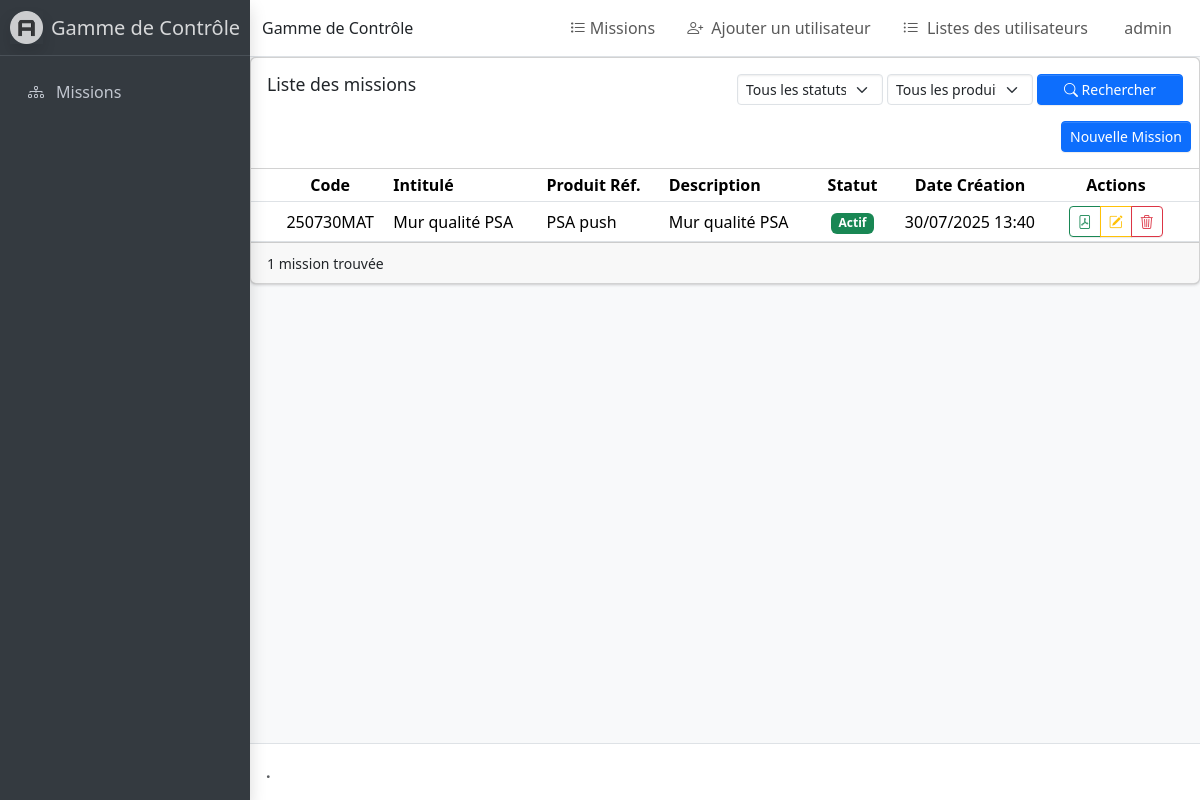
/gamme/missioncontrole/list/ (signed in), run on an earlier commit of the app's database.
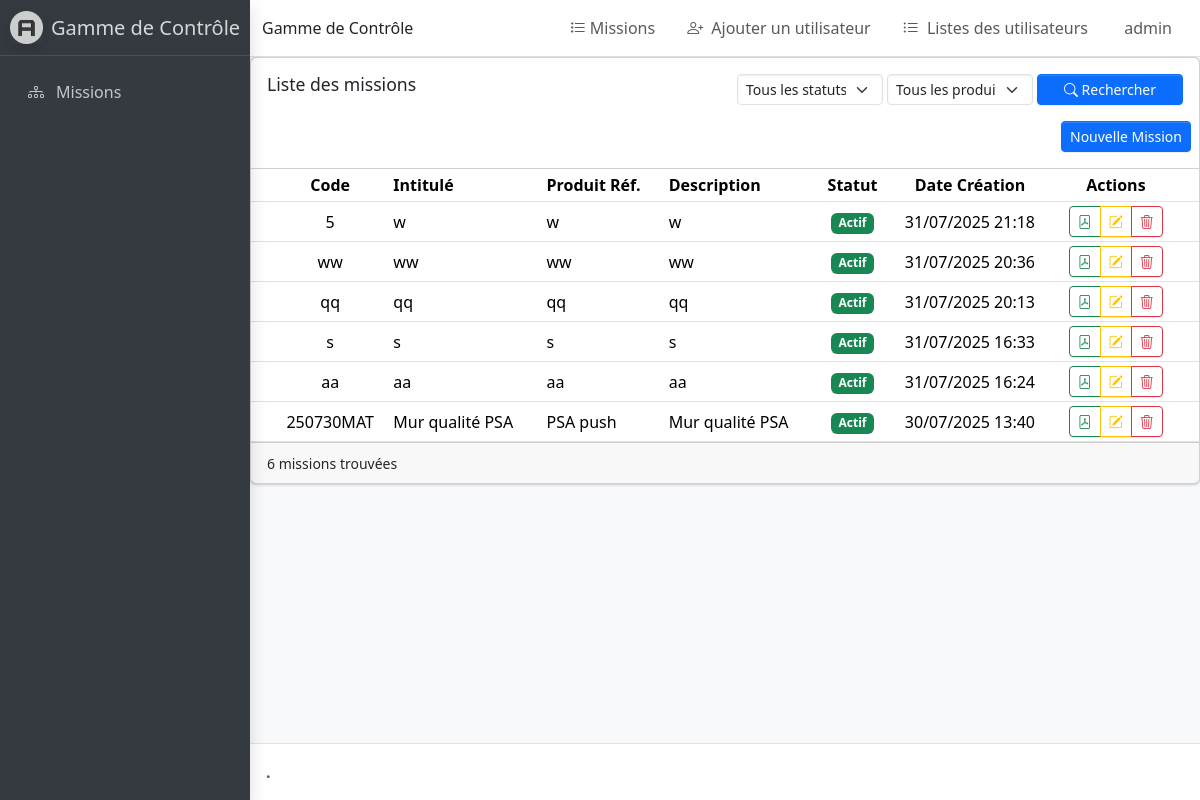
And on a later commit of the database.
### Gamme/models.py (models this page shows, shortened)
class User(AbstractUser):
    is_admin = models.BooleanField(default=False, verbose_name='Admin')
    is_op = models.BooleanField(default=False, verbose_name='Opérateur')
    is_rs = models.BooleanField(default=False, verbose_name='Responsable')
    is_ro = models.BooleanField(default=False, verbose_name='RO')

class MissionControle(models.Model):
    id = models.AutoField(primary_key=True)
    code = models.CharField(max_length=100, unique=True)
    intitule = models.CharField(max_length=100)
    description = models.TextField()
    produitref = models.CharField(max_length=100)
    statut = models.BooleanField(default=True)
    pdf_file = models.FileField(upload_to='gammes_pdf/', null=True, blank=True)
    date_creation = models.DateTimeField(auto_now_add=True)
    date_mise_a_jour = models.DateTimeField(auto_now=True)
    created_by = models.ForeignKey(User, on_delete=models.CASCADE, related_name='mission_created')
    updated_by = models.ForeignKey(User, on_delete=models.CASCADE, related_name='mission_updated', null=True, blank=True)

### Gamme/views.py (the view, shortened to what this page needs)
# urls.py: path('gamme/missioncontrole/list/', MissionControleListView.as_view(), name='missioncontrole_list'),
class MissionControleListView(LoginRequiredMixin, UserPassesTestMixin, ListView):
    model = MissionControle
    template_name = 'gamme/missioncontrole_list.html'
    def test_func(self):
        return self.request.user.is_authenticated
    def get_queryset(self):
        queryset = super().get_queryset()
        if self.request.user.is_op:
            queryset = queryset.filter(statut=True)
        else:
            statut = self.request.GET.get('statut')
            if statut == '1':
                queryset = queryset.filter(statut=True)
            elif statut == '0':
                queryset = queryset.filter(statut=False)
        produitref = self.request.GET.get('produitref')
        if produitref:
            queryset = queryset.filter(produitref__icontains=produitref)
        return queryset.order_by('-date_creation')
    def get_context_data(self, **kwargs):
        context = super().get_context_data(**kwargs)
        produits = MissionControle.objects.values_list('produitref', flat=True).distinct()
        context['produits'] = sorted([p for p in produits if p and p.strip()])
        context['current_statut'] = self.request.GET.get('statut', '')
        context['current_produitref'] = self.request.GET.get('produitref', '')
        context['is_operator'] = self.request.user.is_op
        return context

### Gamme/templates/gamme/missioncontrole_list.html (shortened to what this page needs)
{% extends 'Gamme/admin_base.html' %}
{% block content %}
<div class="card mb-4">
    <div class="card-header">
        <div class="row mb-3">
            <div class="col-md-6">
                <h3 class="card-title">{% if is_operator %}Mes missions{% else %}Liste des missions{% endif %}</h3>
            </div>
            {% if not is_operator %}
            <div class="col-md-6">
                <form method="get" class="row g-1">
                    <div class="col-4">
                        <select name="statut" class="form-select form-select-sm">
                            <option value="">Tous les statuts</option>
                        </select>
                    </div>
                    <div class="col-4">
                        <select name="produitref" class="form-select form-select-sm">
                            <option value="">Tous les produits</option>
                        </select>
                    </div>
                    <div class="col-4">
                        <button type="submit" class="btn btn-primary btn-sm w-100">
                            <i class="bi bi-search"></i> Rechercher
                        </button>
                    </div>
                </form>
            </div>
            {% endif %}
        </div>
        {% if not is_operator %}
        <div class="card-tools">
            <a href="{% url 'Gamme:missioncontrole_create' %}" class="btn btn-primary btn-sm">
                 Nouvelle Mission
            </a>
        </div>
        {% endif %}
    </div>
    <div class="card-body p-0">
        <table class="table table-sm table-hover">
            <thead class="bg-secondary text-white">
                <tr>
                    <th class="align-middle text-center">Code</th>
                    <th class="align-middle">Intitulé</th>
                    <th class="align-middle">Produit Réf.</th>
                    <th class="align-middle">Description</th>
                    <th class="align-middle text-center">Statut</th>
                    <th class="align-middle text-center">Date Création</th>
                    {% if not is_operator %}<th class="align-middle text-center">Actions</th>{% endif %}
                </tr>
            </thead>
            <tbody>
                {% for mission in object_list %}
                <tr>
                    <td class="align-middle text-center">{{ mission.code }}</td>
                    <td class="align-middle">{{ mission.intitule }}</td>
                    <td class="align-middle">{{ mission.produitref }}</td>
                    <td class="align-middle">{{ mission.description|truncatewords:10 }}</td>
                    <td class="align-middle text-center">
                        {% if mission.statut %}
                        <span class="badge bg-success">Actif</span>
                        {% else %}
                        <span class="badge bg-danger">Inactif</span>
                        {% endif %}
                    </td>
                    <td class="align-middle text-center">{{ mission.date_creation|date:"d/m/Y H:i" }}</td>
                    {% if not is_operator %}
                    <td class="align-middle">
                        <div class="d-flex justify-content-center gap-2">
                            <div class="btn-group">
                                <button type="button" class="btn btn-outline-success btn-sm"
                                        onclick="savePDF('{{ mission.id }}', this)"
                                        title="Enregistrer le PDF">
                                    <i class="bi bi-file-pdf"></i>
                                </button>
                                <a href="{% url 'Gamme:missioncontrole_update' mission.id %}" class="btn btn-outline-warning btn-sm"
                                   title="Modifier">
                                    <i class="bi bi-pencil-square"></i>
                                </a>
                                <button type="button" class="btn btn-outline-danger btn-sm"
                                        onclick="showDeleteConfirmation('{{ mission.id }}')"
                                        title="Supprimer">
                                    <i class="bi bi-trash3"></i>
                                </button>
                            </div>
                        </div>
                    </td>
                    {% endif %}
                </tr>
                {% empty %}
                <tr>
                    <td colspan="{% if is_operator %}6{% else %}7{% endif %}" class="text-center">Aucune mission trouvée</td>
                </tr>
                {% endfor %}
            </tbody>
        </table>
    </div>
    <div class="card-footer clearfix">
        <div class="float-right">
            <small>{{ object_list.count }} mission{{ object_list.count|pluralize }} trouvée{{ object_list.count|pluralize:"s" }}</small>
        </div>
    </div>
</div>
{% endblock %}

### templates/gamme/admin_base.html (shortened to what this page needs)
{% load static %}
<!doctype html>
<html lang="en">
  <head>
    <link rel="stylesheet" href="{% static 'gamme/dist/css/adminlte.min.css' %}">
    <link
      rel="stylesheet"
      href="https://cdn.jsdelivr.net/npm/@fontsource/source-sans-3@5.0.12/index.css"
      media="print"
      onload="this.media='all'"
    />
    <link
      rel="stylesheet"
      href="https://cdn.jsdelivr.net/npm/overlayscrollbars@2.11.0/styles/overlayscrollbars.min.css"
    />
    <link
      rel="stylesheet"
      href="https://cdn.jsdelivr.net/npm/bootstrap-icons@1.13.1/font/bootstrap-icons.min.css"
    />
    <link rel="stylesheet" href="./css/adminlte.css" />
    <link
      rel="stylesheet"
      href="https://cdn.jsdelivr.net/npm/apexcharts@3.37.1/dist/apexcharts.css"
    />
    <link rel="stylesheet" href="https://cdn.jsdelivr.net/npm/bootstrap-icons@1.11.1/font/bootstrap-icons.css">
    <link
      rel="stylesheet"
      href="https://cdn.jsdelivr.net/npm/jsvectormap@1.5.3/dist/css/jsvectormap.min.css"
    />
  </head>
  <body class="{% if not user.is_op %}layout-fixed sidebar-expand-lg sidebar-open{% endif %} bg-body-tertiary">
    <div class="app-wrapper">
<nav class="app-header navbar navbar-expand bg-body">
  <div class="container-fluid">
    <span class="brand-text fw-light">Gamme de Contrôle</span>
    <ul class="navbar-nav ms-auto">
      {% if not user.is_op %}
      <li class="nav-item">
        <a class="nav-link" href="{% url 'Gamme:missioncontrole_list' %}">
          <i class="bi bi-list-task me-1"></i>Missions
        </a>
      </li>
      <li class="nav-item">
        <a href="{% url 'Gamme:ajouter_utilisateur' %}" class="nav-link">
          <i class="bi bi-person-plus me-1"></i> Ajouter un utilisateur
        </a>
      </li>
      <li class="nav-item">
        <a href="{% url 'Gamme:user_list' %}" class="nav-link">
          <i class="bi bi-list-ul me-1"></i> Listes des utilisateurs
        </a>
      </li>
      {% endif %}
      <li class="nav-item dropdown user-menu">
        <a href="#" class="nav-link dropdown-toggle" data-bs-toggle="dropdown">
          <span class="d-none d-md-inline">{{user.username}}</span>
        </a>
      </li>
    </ul>
  </div>
</nav>
      {% if not user.is_op %}
      <aside class="app-sidebar bg-body-secondary shadow" data-bs-theme="dark">
        <div class="sidebar-brand">
          <a href="../index.html" class="brand-link">
            <img
              src="{% static 'gamme/dist/assets/img/AdminLTELogo.png' %}"
              alt="Gamme de Contrôle Logo"
              class="brand-image opacity-75 shadow"
            />
            <span class="brand-text fw-light">Gamme de Contrôle</span>
          </a>
        </div>
        <div class="sidebar-wrapper">
          <nav class="mt-2">
            <ul
              class="nav sidebar-menu flex-column"
              data-lte-toggle="treeview"
              role="navigation"
              aria-label="Main navigation"
              data-accordion="false"
              id="navigation"
            >
              <li class="nav-item">
                <a href="{% url 'Gamme:missioncontrole_list' %}" class="nav-link">
                  <i class="nav-icon bi bi-diagram-3"></i>
                  <p>
                    Missions
                  </p>
                </a>
              </li>
            </ul>
          </nav>
        </div>
      </aside>
      {% endif %}
      <main class="app-main">
      {% block content %}
      {% endblock %}
      </main>
      <footer class="app-footer">
        <strong>
          <a href="https://adminlte.io" class="text-decoration-none"></a>.
        </strong>
      </footer>
    </div>
  </body>
</html>

What changed in the data, as far as the page shows it:
added MissionControle: code "5", intitule "w", produitref "w", description "w", statut "Actif", date_creation "31/07/2025 21:18"
added MissionControle: code "ww", intitule "ww", produitref "ww", description "ww", statut "Actif", date_creation "31/07/2025 20:36"
added MissionControle: code "qq", intitule "qq", produitref "qq", description "qq", statut "Actif", date_creation "31/07/2025 20:13"
added MissionControle: code "s", intitule "s", produitref "s", description "s", statut "Actif", date_creation "31/07/2025 16:33"
added MissionControle: code "aa", intitule "aa", produitref "aa", description "aa", statut "Actif", date_creation "31/07/2025 16:24"
Also different on the page:
{{ object_list.count }}: "1" → "6"
